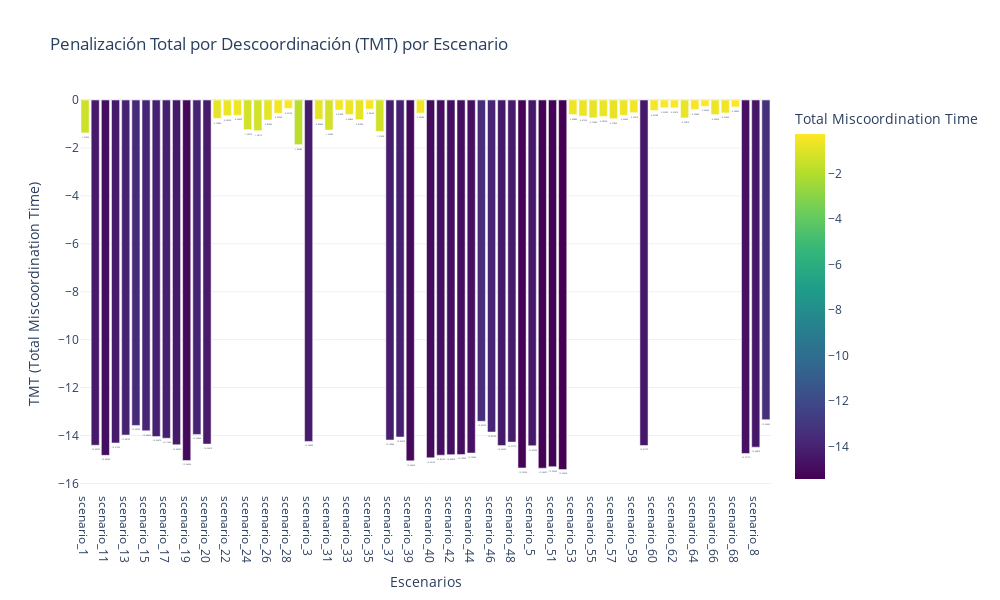
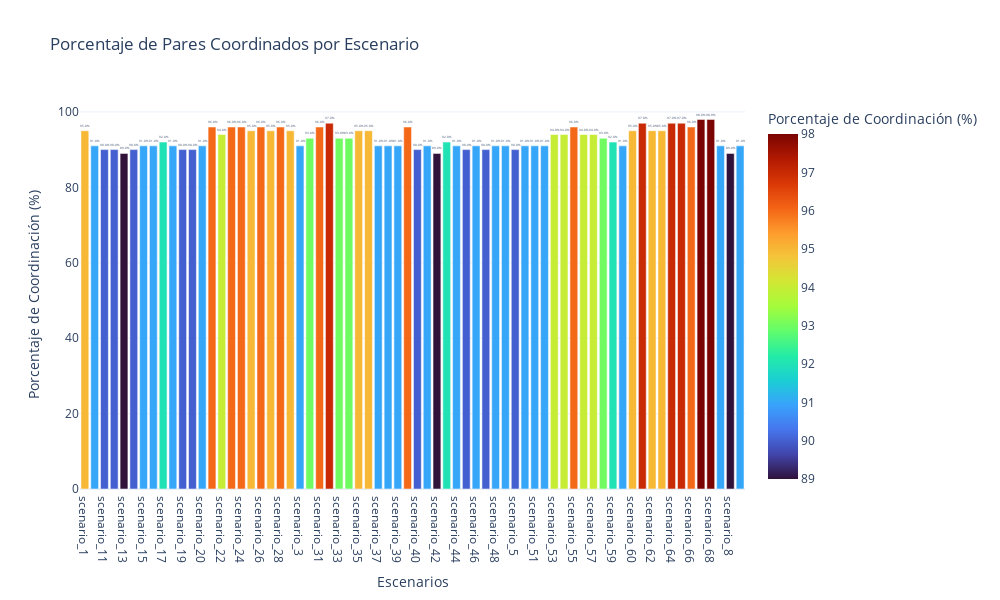

Write notebook code for charts like these, in order.
### Markdown cell above
# Analisys

### Code cell
import json
import os
import copy
import plotly.express as px
import plotly.graph_objects as go
import pandas as pd
import numpy as np

# --- Constantes ---
CTI = 0.2  # Intervalo de tiempo de coordinación típico (en segundos)

# --- Ruta del archivo ---
input_file = "/Users/gustavo/Documents/Projects/TESIS_UNAL/ADAPTIVE_ALGORITHM/data/processed/independent_relay_pairs_paper.json"

def analyze_all_scenarios():
    try:
        # 1. Cargar el archivo JSON
        print(f"Cargando datos desde: {input_file}")
        with open(input_file, 'r') as f:
            relay_pairs_data = json.load(f)
        
        if not isinstance(relay_pairs_data, list):
            raise TypeError(f"Error: El archivo {input_file} no contiene una lista JSON.")
        
        # Diccionarios para almacenar datos por escenario
        scenario_results = {}  # Estructura: {scenario_id: {'tmt': valor, 'coordinated': cantidad, 'uncoordinated': cantidad}}
        
        # 2. Procesar cada par y agrupar por escenario
        print("Calculando TMT por escenario...")
        total_pairs_read = 0
        skipped_pairs_count = 0
        
        for pair_entry in relay_pairs_data:
            total_pairs_read += 1
            if not isinstance(pair_entry, dict):
                skipped_pairs_count += 1
                continue
            
            scenario_id = pair_entry.get("scenario_id")
            if not scenario_id:
                skipped_pairs_count += 1
                continue
                
            # Inicializar datos del escenario si es la primera vez
            if scenario_id not in scenario_results:
                scenario_results[scenario_id] = {
                    'tmt': 0, 
                    'coordinated': 0, 
                    'uncoordinated': 0,
                    'total_valid': 0
                }
            
            # Obtener información de los relés
            main_relay_info = pair_entry.get('main_relay')
            backup_relay_info = pair_entry.get('backup_relay')
            
            if not isinstance(main_relay_info, dict) or not isinstance(backup_relay_info, dict):
                skipped_pairs_count += 1
                continue
                
            # Obtener tiempos de operación
            main_time = main_relay_info.get('Time_out')
            backup_time = backup_relay_info.get('Time_out')
            
            # Validar que los tiempos son números
            if not isinstance(main_time, (int, float)) or not isinstance(backup_time, (int, float)):
                skipped_pairs_count += 1
                continue
                
            # Cálculos
            delta_t = backup_time - main_time - CTI
            mt = (delta_t - abs(delta_t)) / 2  # Penalización solo si delta_t es negativo
            
            # Actualizar resultados del escenario
            scenario_results[scenario_id]['tmt'] += mt
            scenario_results[scenario_id]['total_valid'] += 1
            
            if delta_t >= 0:
                scenario_results[scenario_id]['coordinated'] += 1
            else:
                scenario_results[scenario_id]['uncoordinated'] += 1
        
        # 3. Preparar datos para graficar
        data_for_chart = []
        for scenario, data in scenario_results.items():
            data_for_chart.append({
                'Escenario': scenario,
                'TMT': data['tmt'],
                'Pares Coordinados': data['coordinated'],
                'Pares Descoordinados': data['uncoordinated'],
                'Total Pares Válidos': data['total_valid'],
                'Porcentaje Coordinación': 100 * data['coordinated'] / data['total_valid'] if data['total_valid'] > 0 else 0
            })
        
        # Convertir a DataFrame y ordenar por nombre de escenario
        df = pd.DataFrame(data_for_chart)
        df = df.sort_values(by='Escenario')
        
        # 4. Crear gráfico de barras con Plotly
        fig = px.bar(
            df, 
            x='Escenario', 
            y='TMT',
            text='TMT',
            color='TMT',
            color_continuous_scale='Viridis',
            title='Penalización Total por Descoordinación (TMT) por Escenario',
            labels={'TMT': 'Total Miscoordination Time'},
            hover_data=['Pares Coordinados', 'Pares Descoordinados', 'Total Pares Válidos', 'Porcentaje Coordinación']
        )
        
        # Personalizar el gráfico
        fig.update_traces(
            texttemplate='%{text:.5f}',
            textposition='outside'
        )
        
        fig.update_layout(
            xaxis_title='Escenarios',
            yaxis_title='TMT (Total Miscoordination Time)',
            xaxis={'categoryorder': 'array', 'categoryarray': df['Escenario'].tolist()},
            font=dict(size=12),
            height=600,
            width=1000
        )
        
        # 5. Crear un segundo gráfico: porcentaje de coordinación
        fig2 = px.bar(
            df,
            x='Escenario',
            y='Porcentaje Coordinación',
            text='Porcentaje Coordinación',
            color='Porcentaje Coordinación',
            color_continuous_scale='Turbo',
            title='Porcentaje de Pares Coordinados por Escenario',
            labels={'Porcentaje Coordinación': 'Porcentaje de Coordinación (%)'},
            hover_data=['Pares Coordinados', 'Pares Descoordinados', 'Total Pares Válidos', 'TMT']
        )
        
        fig2.update_traces(
            texttemplate='%{text:.1f}%',
            textposition='outside'
        )
        
        fig2.update_layout(
            xaxis_title='Escenarios',
            yaxis_title='Porcentaje de Coordinación (%)',
            xaxis={'categoryorder': 'array', 'categoryarray': df['Escenario'].tolist()},
            font=dict(size=12),
            height=600,
            width=1000
        )
        
        # 5. Mostrar tabla de resultados
        print("\n--- Resultados por Escenario ---")
        print(f"{'Escenario':<15} {'Pares Válidos':<15} {'Coordinados':<15} {'Descoordinados':<15} {'% Coordin.':<15} {'TMT':<15}")
        print("-" * 90)
        
        for index, row in df.iterrows():
            print(f"{row['Escenario']:<15} {int(row['Total Pares Válidos']):<15} {int(row['Pares Coordinados']):<15} {int(row['Pares Descoordinados']):<15} {row['Porcentaje Coordinación']:.1f}%{' ':<10} {row['TMT']:.5f}")
        
        print(f"\nTotal de pares leídos: {total_pairs_read}")
        print(f"Pares omitidos (datos inválidos/faltantes): {skipped_pairs_count}")
        
        # Guardar los gráficos antes de mostrarlos
        output_dir = os.path.dirname(input_file)
        
        # Guardar el primer gráfico (TMT)
        output_file_tmt = os.path.join(output_dir, "tmt_by_scenario.html")
        fig.write_html(output_file_tmt)
        print(f"\nGráfico de TMT guardado en: {output_file_tmt}")
        
        # Guardar el segundo gráfico (% Coordinación)
        output_file_coord = os.path.join(output_dir, "coordination_percentage_by_scenario.html")
        fig2.write_html(output_file_coord)
        print(f"Gráfico de Porcentaje de Coordinación guardado en: {output_file_coord}")
        
        # Mostrar los gráficos
        fig.show()
        fig2.show()
        
    except FileNotFoundError:
        print(f"Error CRÍTICO: No se pudo encontrar el archivo de entrada: {input_file}")
    except TypeError as e:
        print(f"Error CRÍTICO: Problema con el tipo de datos esperado en el archivo JSON: {e}")
    except json.JSONDecodeError as e:
        print(f"Error CRÍTICO: El archivo de entrada JSON ({input_file}) está mal formado: {e}")
    except Exception as e:
        import traceback
        print(f"Error inesperado durante el procesamiento: {e}")
        print("--- Traceback ---")
        traceback.print_exc()
        print("-----------------")
        
if __name__ == "__main__":
    analyze_all_scenarios()

### Figure 1 — Plotly figure (JSON) as saved in the notebook; plotly's stock layout.template omitted (floating-point values rounded to 4 significant figures; data arrays with more than 128 entries replaced by an {"elided": "..."} marker saying what was removed)
{"data": [{"alignmentgroup": "True", "customdata": {"elided": "68x4 int values"}, "hovertemplate": "Escenario=%{x}<br>Total Miscoordination Time=%{marker.color}<br>Pares Coordinados=%{customdata[0]}<br>Pares Descoordinados=%{customdata[1]}<br>Total Pares Válidos=%{customdata[2]}<br>Porcentaje Coordinación=%{customdata[3]}<extra></extra>", "legendgroup": "", "marker": {"color": [-1.374, -14.41, -14.83, -14.31, -13.98, -13.58, -13.81, -14.05, -14.12, -14.39, -15.04, -13.96, -14.36, -0.7698, -0.655, -0.6383, -1.239, -1.281, -0.836, -0.5524, -0.3512, -1.863, -14.25, -0.8084, -1.254, -0.4198, -0.6086, -0.8198, -0.3814, -1.312, -14.19, -14.07, -15.06, -0.5468, -14.93, -14.82, -14.8, -14.8, -14.73, -13.41, -13.86, -14.42, -14.28, -15.36, -14.43, -15.36, -15.3, -15.42, -0.6088, -0.6722, -0.7458, -0.6876, -0.7794, -0.64, -0.5301, -14.42, -0.4378, -0.3239, -0.3267, -0.7481, -0.3968, -0.263, -0.6062, -0.5396, -0.2883, -14.75, -14.49, -13.34], "coloraxis": "coloraxis", "pattern": {"shape": ""}}, "name": "", "offsetgroup": "", "orientation": "v", "showlegend": false, "text": [-1.374, -14.41, -14.83, -14.31, -13.98, -13.58, -13.81, -14.05, -14.12, -14.39, -15.04, -13.96, -14.36, -0.7698, -0.655, -0.6383, -1.239, -1.281, -0.836, -0.5524, -0.3512, -1.863, -14.25, -0.8084, -1.254, -0.4198, -0.6086, -0.8198, -0.3814, -1.312, -14.19, -14.07, -15.06, -0.5468, -14.93, -14.82, -14.8, -14.8, -14.73, -13.41, -13.86, -14.42, -14.28, -15.36, -14.43, -15.36, -15.3, -15.42, -0.6088, -0.6722, -0.7458, -0.6876, -0.7794, -0.64, -0.5301, -14.42, -0.4378, -0.3239, -0.3267, -0.7481, -0.3968, -0.263, -0.6062, -0.5396, -0.2883, -14.75, -14.49, -13.34], "textposition": "outside", "texttemplate": "%{text:.5f}", "type": "bar", "x": ["scenario_1", "scenario_10", "scenario_11", "scenario_12", "scenario_13", "scenario_14", "scenario_15", "scenario_16", "scenario_17", "scenario_18", "scenario_19", "scenario_2", "scenario_20", "scenario_21", "scenario_22", "scenario_23", "scenario_24", "scenario_25", "scenario_26", "scenario_27", "scenario_28", "scenario_29", "scenario_3", "scenario_30", "scenario_31", "scenario_32", "scenario_33", "scenario_34", "scenario_35", "scenario_36", "scenario_37", "scenario_38", "scenario_39", "scenario_4", "scenario_40", "scenario_41", "scenario_42", "scenario_43", "scenario_44", "scenario_45", "scenario_46", "scenario_47", "scenario_48", "scenario_49", "scenario_5", "scenario_50", "scenario_51", "scenario_52", "scenario_53", "scenario_54", "scenario_55", "scenario_56", "scenario_57", "scenario_58", "scenario_59", "scenario_6", "scenario_60", "scenario_61", "scenario_62", "scenario_63", "scenario_64", "scenario_65", "scenario_66", "scenario_67", "scenario_68", "scenario_7", "scenario_8", "scenario_9"], "xaxis": "x", "y": [-1.374, -14.41, -14.83, -14.31, -13.98, -13.58, -13.81, -14.05, -14.12, -14.39, -15.04, -13.96, -14.36, -0.7698, -0.655, -0.6383, -1.239, -1.281, -0.836, -0.5524, -0.3512, -1.863, -14.25, -0.8084, -1.254, -0.4198, -0.6086, -0.8198, -0.3814, -1.312, -14.19, -14.07, -15.06, -0.5468, -14.93, -14.82, -14.8, -14.8, -14.73, -13.41, -13.86, -14.42, -14.28, -15.36, -14.43, -15.36, -15.3, -15.42, -0.6088, -0.6722, -0.7458, -0.6876, -0.7794, -0.64, -0.5301, -14.42, -0.4378, -0.3239, -0.3267, -0.7481, -0.3968, -0.263, -0.6062, -0.5396, -0.2883, -14.75, -14.49, -13.34], "yaxis": "y"}], "layout": {"barmode": "relative", "coloraxis": {"colorbar": {"title": {"text": "Total Miscoordination Time"}}, "colorscale": [[0, "#440154"], [0.1111, "#482878"], [0.2222, "#3e4989"], [0.3333, "#31688e"], [0.4444, "#26828e"], [0.5556, "#1f9e89"], [0.6667, "#35b779"], [0.7778, "#6ece58"], [0.8889, "#b5de2b"], [1, "#fde725"]]}, "font": {"size": 12}, "height": 600, "legend": {"tracegroupgap": 0}, "title": {"text": "Penalización Total por Descoordinación (TMT) por Escenario"}, "width": 1000, "xaxis": {"anchor": "y", "categoryarray": ["scenario_1", "scenario_10", "scenario_11", "scenario_12", "scenario_13", "scenario_14", "scenario_15", "scenario_16", "scenario_17", "scenario_18", "scenario_19", "scenario_2", "scenario_20", "scenario_21", "scenario_22", "scenario_23", "scenario_24", "scenario_25", "scenario_26", "scenario_27", "scenario_28", "scenario_29", "scenario_3", "scenario_30", "scenario_31", "scenario_32", "scenario_33", "scenario_34", "scenario_35", "scenario_36", "scenario_37", "scenario_38", "scenario_39", "scenario_4", "scenario_40", "scenario_41", "scenario_42", "scenario_43", "scenario_44", "scenario_45", "scenario_46", "scenario_47", "scenario_48", "scenario_49", "scenario_5", "scenario_50", "scenario_51", "scenario_52", "scenario_53", "scenario_54", "scenario_55", "scenario_56", "scenario_57", "scenario_58", "scenario_59", "scenario_6", "scenario_60", "scenario_61", "scenario_62", "scenario_63", "scenario_64", "scenario_65", "scenario_66", "scenario_67", "scenario_68", "scenario_7", "scenario_8", "scenario_9"], "categoryorder": "array", "domain": [0, 1], "title": {"text": "Escenarios"}}, "yaxis": {"anchor": "x", "domain": [0, 1], "title": {"text": "TMT (Total Miscoordination Time)"}}}}

### Figure 2 — Plotly figure (JSON) as saved in the notebook; plotly's stock layout.template omitted (floating-point values rounded to 4 significant figures; data arrays with more than 128 entries replaced by an {"elided": "..."} marker saying what was removed)
{"data": [{"alignmentgroup": "True", "customdata": {"elided": "68x4 float values"}, "hovertemplate": "Escenario=%{x}<br>Porcentaje de Coordinación (%)=%{marker.color}<br>Pares Coordinados=%{customdata[0]}<br>Pares Descoordinados=%{customdata[1]}<br>Total Pares Válidos=%{customdata[2]}<br>TMT=%{customdata[3]}<extra></extra>", "legendgroup": "", "marker": {"color": [95, 91, 90, 90, 89, 90, 91, 91, 92, 91, 90, 90, 91, 96, 94, 96, 96, 95, 96, 95, 96, 95, 91, 93, 96, 97, 93, 93, 95, 95, 91, 91, 91, 96, 90, 91, 89, 92, 91, 90, 91, 90, 91, 91, 90, 91, 91, 91, 94, 94, 96, 94, 94, 93, 92, 91, 95, 97, 95, 95, 97, 97, 96, 98, 98, 91, 89, 91], "coloraxis": "coloraxis", "pattern": {"shape": ""}}, "name": "", "offsetgroup": "", "orientation": "v", "showlegend": false, "text": [95, 91, 90, 90, 89, 90, 91, 91, 92, 91, 90, 90, 91, 96, 94, 96, 96, 95, 96, 95, 96, 95, 91, 93, 96, 97, 93, 93, 95, 95, 91, 91, 91, 96, 90, 91, 89, 92, 91, 90, 91, 90, 91, 91, 90, 91, 91, 91, 94, 94, 96, 94, 94, 93, 92, 91, 95, 97, 95, 95, 97, 97, 96, 98, 98, 91, 89, 91], "textposition": "outside", "texttemplate": "%{text:.1f}%", "type": "bar", "x": ["scenario_1", "scenario_10", "scenario_11", "scenario_12", "scenario_13", "scenario_14", "scenario_15", "scenario_16", "scenario_17", "scenario_18", "scenario_19", "scenario_2", "scenario_20", "scenario_21", "scenario_22", "scenario_23", "scenario_24", "scenario_25", "scenario_26", "scenario_27", "scenario_28", "scenario_29", "scenario_3", "scenario_30", "scenario_31", "scenario_32", "scenario_33", "scenario_34", "scenario_35", "scenario_36", "scenario_37", "scenario_38", "scenario_39", "scenario_4", "scenario_40", "scenario_41", "scenario_42", "scenario_43", "scenario_44", "scenario_45", "scenario_46", "scenario_47", "scenario_48", "scenario_49", "scenario_5", "scenario_50", "scenario_51", "scenario_52", "scenario_53", "scenario_54", "scenario_55", "scenario_56", "scenario_57", "scenario_58", "scenario_59", "scenario_6", "scenario_60", "scenario_61", "scenario_62", "scenario_63", "scenario_64", "scenario_65", "scenario_66", "scenario_67", "scenario_68", "scenario_7", "scenario_8", "scenario_9"], "xaxis": "x", "y": [95, 91, 90, 90, 89, 90, 91, 91, 92, 91, 90, 90, 91, 96, 94, 96, 96, 95, 96, 95, 96, 95, 91, 93, 96, 97, 93, 93, 95, 95, 91, 91, 91, 96, 90, 91, 89, 92, 91, 90, 91, 90, 91, 91, 90, 91, 91, 91, 94, 94, 96, 94, 94, 93, 92, 91, 95, 97, 95, 95, 97, 97, 96, 98, 98, 91, 89, 91], "yaxis": "y"}], "layout": {"barmode": "relative", "coloraxis": {"colorbar": {"title": {"text": "Porcentaje de Coordinación (%)"}}, "colorscale": [[0, "#30123b"], [0.07143, "#4145ab"], [0.1429, "#4675ed"], [0.2143, "#39a2fc"], [0.2857, "#1bcfd4"], [0.3571, "#24eca6"], [0.4286, "#61fc6c"], [0.5, "#a4fc3b"], [0.5714, "#d1e834"], [0.6429, "#f3c63a"], [0.7143, "#fe9b2d"], [0.7857, "#f36315"], [0.8571, "#d93806"], [0.9286, "#b11901"], [1, "#7a0402"]]}, "font": {"size": 12}, "height": 600, "legend": {"tracegroupgap": 0}, "title": {"text": "Porcentaje de Pares Coordinados por Escenario"}, "width": 1000, "xaxis": {"anchor": "y", "categoryarray": ["scenario_1", "scenario_10", "scenario_11", "scenario_12", "scenario_13", "scenario_14", "scenario_15", "scenario_16", "scenario_17", "scenario_18", "scenario_19", "scenario_2", "scenario_20", "scenario_21", "scenario_22", "scenario_23", "scenario_24", "scenario_25", "scenario_26", "scenario_27", "scenario_28", "scenario_29", "scenario_3", "scenario_30", "scenario_31", "scenario_32", "scenario_33", "scenario_34", "scenario_35", "scenario_36", "scenario_37", "scenario_38", "scenario_39", "scenario_4", "scenario_40", "scenario_41", "scenario_42", "scenario_43", "scenario_44", "scenario_45", "scenario_46", "scenario_47", "scenario_48", "scenario_49", "scenario_5", "scenario_50", "scenario_51", "scenario_52", "scenario_53", "scenario_54", "scenario_55", "scenario_56", "scenario_57", "scenario_58", "scenario_59", "scenario_6", "scenario_60", "scenario_61", "scenario_62", "scenario_63", "scenario_64", "scenario_65", "scenario_66", "scenario_67", "scenario_68", "scenario_7", "scenario_8", "scenario_9"], "categoryorder": "array", "domain": [0, 1], "title": {"text": "Escenarios"}}, "yaxis": {"anchor": "x", "domain": [0, 1], "title": {"text": "Porcentaje de Coordinación (%)"}}}}
